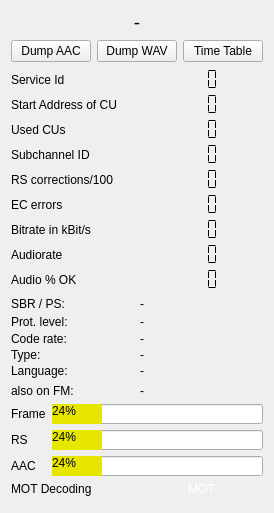
<?xml version="1.0" encoding="UTF-8"?>
<ui version="4.0">
 <class>technical_data</class>
 <widget class="QWidget" name="technical_data">
  <property name="windowTitle">
   <string>Technical Details</string>
  </property>
  <layout class="QVBoxLayout" name="verticalLayout">
   <item>
    <layout class="QHBoxLayout" name="horizontalLayout_5">
     <item>
      <layout class="QHBoxLayout" name="horizontalLayout_2">
       <item>
        <widget class="QLabel" name="programName">
         <property name="maximumSize">
          <size>
           <width>16777215</width>
           <height>40</height>
          </size>
         </property>
         <property name="font">
          <font>
           <pointsize>14</pointsize>
          </font>
         </property>
         <property name="toolTip">
          <string>&lt;html&gt;&lt;head/&gt;&lt;body&gt;&lt;p&gt;&lt;span style=&quot; font-size:14pt;&quot;&gt;Service long label&lt;/span&gt;&lt;/p&gt;&lt;/body&gt;&lt;/html&gt;</string>
         </property>
         <property name="text">
          <string>-</string>
         </property>
         <property name="alignment">
          <set>Qt::AlignCenter</set>
         </property>
        </widget>
       </item>
      </layout>
     </item>
    </layout>
   </item>
   <item>
    <layout class="QHBoxLayout" name="horizontalLayout_4">
     <item>
      <widget class="QPushButton" name="framedumpButton">
       <property name="toolTip">
        <string>&lt;html&gt;&lt;head/&gt;&lt;body&gt;&lt;p&gt;DAB+ audio services are encoded in an AAC format. &lt;/p&gt;&lt;p&gt;Touching this button will show a menu to store the AAC frames into a file.&lt;/p&gt;&lt;p&gt;As usual, touching the button again will close the output file. Programs like VLC can handle such files.&lt;/p&gt;&lt;/body&gt;&lt;/html&gt;</string>
       </property>
       <property name="text">
        <string>Dump AAC</string>
       </property>
      </widget>
     </item>
     <item>
      <widget class="QPushButton" name="audiodumpButton">
       <property name="toolTip">
        <string>&lt;html&gt;&lt;head/&gt;&lt;body&gt;&lt;p&gt;The audio output can be saved as a file in uncompressed PCM format. &lt;/p&gt;&lt;p&gt;Touching this button will show a menu to save the PCM data into a file.&lt;/p&gt;&lt;p&gt;The output is a regular &amp;quot;.wav&amp;quot; file which can be handled by many other audio programs.&lt;/p&gt;&lt;/body&gt;&lt;/html&gt;</string>
       </property>
       <property name="text">
        <string>Dump WAV</string>
       </property>
      </widget>
     </item>
     <item>
      <widget class="QPushButton" name="timeTable_button">
       <property name="toolTip">
        <string>&lt;html&gt;&lt;head/&gt;&lt;body&gt;&lt;p&gt;If configured - opens a new windows with SPI (formerly called EPG) preview.&lt;/p&gt;&lt;p&gt;&lt;br/&gt;Note that this is still work in progress.&lt;/p&gt;&lt;/body&gt;&lt;/html&gt;</string>
       </property>
       <property name="text">
        <string>Time Table</string>
       </property>
      </widget>
     </item>
    </layout>
   </item>
   <item>
    <layout class="QFormLayout" name="formLayout">
     <property name="verticalSpacing">
      <number>2</number>
     </property>
     <item row="0" column="0">
      <widget class="QLabel" name="label_3">
       <property name="text">
        <string>Service Id</string>
       </property>
      </widget>
     </item>
     <item row="0" column="1">
      <widget class="QLCDNumber" name="serviceIdDisplay">
       <property name="frameShape">
        <enum>QFrame::NoFrame</enum>
       </property>
       <property name="mode">
        <enum>QLCDNumber::Hex</enum>
       </property>
       <property name="segmentStyle">
        <enum>QLCDNumber::Flat</enum>
       </property>
      </widget>
     </item>
     <item row="1" column="0">
      <widget class="QLabel" name="label">
       <property name="text">
        <string>Start Address of CU</string>
       </property>
      </widget>
     </item>
     <item row="1" column="1">
      <widget class="QLCDNumber" name="startAddressDisplay">
       <property name="frameShape">
        <enum>QFrame::NoFrame</enum>
       </property>
       <property name="segmentStyle">
        <enum>QLCDNumber::Flat</enum>
       </property>
      </widget>
     </item>
     <item row="2" column="0">
      <widget class="QLabel" name="label_2">
       <property name="text">
        <string>Used CUs</string>
       </property>
      </widget>
     </item>
     <item row="2" column="1">
      <widget class="QLCDNumber" name="lengthDisplay">
       <property name="frameShape">
        <enum>QFrame::NoFrame</enum>
       </property>
       <property name="segmentStyle">
        <enum>QLCDNumber::Flat</enum>
       </property>
      </widget>
     </item>
     <item row="3" column="0">
      <widget class="QLabel" name="label_6">
       <property name="text">
        <string>Subchannel ID</string>
       </property>
      </widget>
     </item>
     <item row="3" column="1">
      <widget class="QLCDNumber" name="subChIdDisplay">
       <property name="frameShape">
        <enum>QFrame::NoFrame</enum>
       </property>
       <property name="segmentStyle">
        <enum>QLCDNumber::Flat</enum>
       </property>
      </widget>
     </item>
     <item row="4" column="0">
      <widget class="QLabel" name="label_4">
       <property name="text">
        <string>RS corrections/100</string>
       </property>
      </widget>
     </item>
     <item row="4" column="1">
      <widget class="QLCDNumber" name="rsCorrections">
       <property name="toolTip">
        <string>The number of corrections made by the reed-solomon algorithm over 10 DAB+ frames (so the number does not relate to the classic DAB/MP2 frames)</string>
       </property>
       <property name="frameShape">
        <enum>QFrame::NoFrame</enum>
       </property>
       <property name="segmentStyle">
        <enum>QLCDNumber::Flat</enum>
       </property>
      </widget>
     </item>
     <item row="6" column="0">
      <widget class="QLabel" name="l6">
       <property name="text">
        <string>Bitrate in kBit/s</string>
       </property>
      </widget>
     </item>
     <item row="6" column="1">
      <widget class="QLCDNumber" name="bitrateDisplay">
       <property name="toolTip">
        <string>&lt;html&gt;&lt;head/&gt;&lt;body&gt;&lt;p&gt;The birtae of the encoding of the AAC datastream is shown here&lt;/p&gt;&lt;/body&gt;&lt;/html&gt;</string>
       </property>
       <property name="frameShape">
        <enum>QFrame::NoFrame</enum>
       </property>
       <property name="segmentStyle">
        <enum>QLCDNumber::Flat</enum>
       </property>
      </widget>
     </item>
     <item row="7" column="0">
      <widget class="QLabel" name="label_10">
       <property name="text">
        <string>Audiorate</string>
       </property>
      </widget>
     </item>
     <item row="7" column="1">
      <widget class="QLCDNumber" name="audioRate">
       <property name="toolTip">
        <string>&lt;html&gt;&lt;head/&gt;&lt;body&gt;&lt;p&gt;The audible audio runs at 48000 Ss. Some services deliver lower samplerates, these samplerates - shown here - are transformed into 48000 &lt;/p&gt;&lt;/body&gt;&lt;/html&gt;</string>
       </property>
       <property name="frameShape">
        <enum>QFrame::NoFrame</enum>
       </property>
       <property name="segmentStyle">
        <enum>QLCDNumber::Flat</enum>
       </property>
      </widget>
     </item>
     <item row="8" column="0">
      <widget class="QLabel" name="missedLabel">
       <property name="text">
        <string>Audio % OK</string>
       </property>
      </widget>
     </item>
     <item row="8" column="1">
      <widget class="QLCDNumber" name="missedSamples">
       <property name="toolTip">
        <string>&lt;html&gt;&lt;head/&gt;&lt;body&gt;&lt;p&gt;The audiohandler runs with its own clock. If less than the requested number of&lt;/p&gt;&lt;p&gt;audiosamples is passed on, the percentage = shown here - will drop accordingly.&lt;/p&gt;&lt;/body&gt;&lt;/html&gt;</string>
       </property>
       <property name="frameShape">
        <enum>QFrame::NoFrame</enum>
       </property>
       <property name="segmentStyle">
        <enum>QLCDNumber::Flat</enum>
       </property>
      </widget>
     </item>
     <item row="5" column="1">
      <widget class="QLCDNumber" name="ecCorrections">
       <property name="toolTip">
        <string>&lt;html&gt;&lt;head/&gt;&lt;body&gt;&lt;p&gt;RS decoding/recovery uses parity bits. If, however, a parity bit is faulty, recovery of errors may lead to introducing errors. The crc check following the recovery should reveal that.&lt;/p&gt;&lt;/body&gt;&lt;/html&gt;</string>
       </property>
       <property name="frameShape">
        <enum>QFrame::NoFrame</enum>
       </property>
       <property name="segmentStyle">
        <enum>QLCDNumber::Flat</enum>
       </property>
      </widget>
     </item>
     <item row="5" column="0">
      <widget class="QLabel" name="label_11">
       <property name="text">
        <string>EC errors </string>
       </property>
      </widget>
     </item>
    </layout>
   </item>
   <item>
    <layout class="QGridLayout" name="gridLayout_2">
     <property name="verticalSpacing">
      <number>2</number>
     </property>
     <item row="2" column="0">
      <widget class="QLabel" name="label_12">
       <property name="text">
        <string>Code rate:</string>
       </property>
      </widget>
     </item>
     <item row="3" column="0">
      <widget class="QLabel" name="label_8">
       <property name="text">
        <string>Type:</string>
       </property>
      </widget>
     </item>
     <item row="1" column="0">
      <widget class="QLabel" name="label_5">
       <property name="minimumSize">
        <size>
         <width>0</width>
         <height>17</height>
        </size>
       </property>
       <property name="text">
        <string>Prot. level:</string>
       </property>
      </widget>
     </item>
     <item row="3" column="1">
      <widget class="QLabel" name="ASCTy">
       <property name="text">
        <string>-</string>
       </property>
      </widget>
     </item>
     <item row="4" column="1">
      <widget class="QLabel" name="language">
       <property name="toolTip">
        <string>&lt;html&gt;&lt;head/&gt;&lt;body&gt;&lt;p&gt;Language (defined by provider)&lt;/p&gt;&lt;/body&gt;&lt;/html&gt;</string>
       </property>
       <property name="text">
        <string>-</string>
       </property>
      </widget>
     </item>
     <item row="1" column="1">
      <widget class="QLabel" name="uepField">
       <property name="toolTip">
        <string>&lt;html&gt;&lt;head/&gt;&lt;body&gt;&lt;p&gt;Shows Protection Level and Type (A or B)&lt;/p&gt;&lt;/body&gt;&lt;/html&gt;</string>
       </property>
       <property name="text">
        <string>-</string>
       </property>
      </widget>
     </item>
     <item row="2" column="1">
      <widget class="QLabel" name="codeRate">
       <property name="text">
        <string>-</string>
       </property>
      </widget>
     </item>
     <item row="4" column="0">
      <widget class="QLabel" name="label_9">
       <property name="text">
        <string>Language:</string>
       </property>
      </widget>
     </item>
     <item row="0" column="0">
      <widget class="QLabel" name="label_13">
       <property name="text">
        <string>SBR / PS:</string>
       </property>
      </widget>
     </item>
     <item row="0" column="1">
      <widget class="QLabel" name="lblSbrUsed">
       <property name="toolTip">
        <string>&lt;html&gt;&lt;head/&gt;&lt;body&gt;&lt;p&gt;Shows whether audio uses &lt;span style=&quot; font-weight:600;&quot;&gt;S&lt;/span&gt;pectral &lt;span style=&quot; font-weight:600;&quot;&gt;B&lt;/span&gt;and&lt;span style=&quot; font-weight:600;&quot;&gt; R&lt;/span&gt;eplication and &lt;span style=&quot; font-weight:600;&quot;&gt;P&lt;/span&gt;arametric &lt;span style=&quot; font-weight:600;&quot;&gt;S&lt;/span&gt;tereo&lt;/p&gt;&lt;/body&gt;&lt;/html&gt;</string>
       </property>
       <property name="text">
        <string>-</string>
       </property>
      </widget>
     </item>
    </layout>
   </item>
   <item>
    <layout class="QHBoxLayout" name="horizontalLayout_3">
     <item>
      <widget class="QLabel" name="fmLabel">
       <property name="toolTip">
        <string>&lt;html&gt;&lt;head/&gt;&lt;body&gt;&lt;p&gt;This DAB service is on FM as well. Feature only used by some DAB services.&lt;/p&gt;&lt;/body&gt;&lt;/html&gt;</string>
       </property>
       <property name="text">
        <string>also on FM:</string>
       </property>
      </widget>
     </item>
     <item>
      <widget class="QLabel" name="fmFrequency">
       <property name="text">
        <string>-</string>
       </property>
      </widget>
     </item>
    </layout>
   </item>
   <item>
    <layout class="QGridLayout" name="gridLayout">
     <item row="2" column="2">
      <widget class="QProgressBar" name="aacError_display">
       <property name="minimumSize">
        <size>
         <width>0</width>
         <height>0</height>
        </size>
       </property>
       <property name="maximumSize">
        <size>
         <width>16777215</width>
         <height>20</height>
        </size>
       </property>
       <property name="toolTip">
        <string>&lt;html&gt;&lt;head/&gt;&lt;body&gt;&lt;p&gt;Indicator of the success rate of handling the AAC frames in the DAB+ transmissions.&lt;/p&gt;&lt;/body&gt;&lt;/html&gt;</string>
       </property>
       <property name="styleSheet">
        <string notr="true">QProgressBar::chunk { background: #e6e600; }</string>
       </property>
       <property name="value">
        <number>24</number>
       </property>
      </widget>
     </item>
     <item row="0" column="2">
      <widget class="QProgressBar" name="frameError_display">
       <property name="minimumSize">
        <size>
         <width>0</width>
         <height>0</height>
        </size>
       </property>
       <property name="maximumSize">
        <size>
         <width>16777215</width>
         <height>20</height>
        </size>
       </property>
       <property name="toolTip">
        <string>&lt;html&gt;&lt;head/&gt;&lt;body&gt;&lt;p&gt;Frame errors. Indication of the quality of the DAB+ frame detection. 100 is good.&lt;/p&gt;&lt;/body&gt;&lt;/html&gt;</string>
       </property>
       <property name="styleSheet">
        <string notr="true">QProgressBar::chunk { background: #e6e600; }</string>
       </property>
       <property name="value">
        <number>24</number>
       </property>
      </widget>
     </item>
     <item row="0" column="0" colspan="2">
      <widget class="QLabel" name="frameErrorLabel">
       <property name="text">
        <string>Frame</string>
       </property>
      </widget>
     </item>
     <item row="1" column="2">
      <widget class="QProgressBar" name="rsError_display">
       <property name="minimumSize">
        <size>
         <width>0</width>
         <height>0</height>
        </size>
       </property>
       <property name="maximumSize">
        <size>
         <width>16777215</width>
         <height>20</height>
        </size>
       </property>
       <property name="toolTip">
        <string>&lt;html&gt;&lt;head/&gt;&lt;body&gt;&lt;p&gt;Quality of the DAB+ frames. &lt;/p&gt;&lt;p&gt;Indicator for the amount of times meaning the frames contain more errors than the Reed Solomon correction can correct. &lt;/p&gt;&lt;p&gt;100 is good.&lt;/p&gt;&lt;/body&gt;&lt;/html&gt;</string>
       </property>
       <property name="styleSheet">
        <string notr="true">QProgressBar::chunk { background: #e6e600; }</string>
       </property>
       <property name="value">
        <number>24</number>
       </property>
      </widget>
     </item>
     <item row="1" column="0" colspan="2">
      <widget class="QLabel" name="rsErrorLabel">
       <property name="text">
        <string>RS</string>
       </property>
      </widget>
     </item>
     <item row="2" column="0" colspan="2">
      <widget class="QLabel" name="aacErrorLabel">
       <property name="text">
        <string>AAC</string>
       </property>
      </widget>
     </item>
    </layout>
   </item>
   <item>
    <layout class="QHBoxLayout" name="horizontalLayout">
     <item>
      <widget class="QLabel" name="label_7">
       <property name="text">
        <string>MOT Decoding</string>
       </property>
      </widget>
     </item>
     <item>
      <widget class="QLabel" name="motAvailable">
       <property name="sizePolicy">
        <sizepolicy hsizetype="Preferred" vsizetype="Fixed">
         <horstretch>0</horstretch>
         <verstretch>0</verstretch>
        </sizepolicy>
       </property>
       <property name="toolTip">
        <string>&lt;html&gt;&lt;head/&gt;&lt;body&gt;&lt;p&gt;Slide show indicator&lt;/p&gt;&lt;p&gt;Green means MOT frames are received.&lt;/p&gt;&lt;/body&gt;&lt;/html&gt;</string>
       </property>
       <property name="text">
        <string>&lt;html&gt;&lt;head/&gt;&lt;body&gt;&lt;p&gt;&lt;span style=&quot; color:#ffffff;&quot;&gt;MOT&lt;/span&gt;&lt;/p&gt;&lt;/body&gt;&lt;/html&gt;</string>
       </property>
       <property name="alignment">
        <set>Qt::AlignCenter</set>
       </property>
      </widget>
     </item>
    </layout>
   </item>
   <item>
    <widget class="QwtPlot" name="audio">
     <property name="maximumSize">
      <size>
       <width>291</width>
       <height>151</height>
      </size>
     </property>
    </widget>
   </item>
  </layout>
 </widget>
 <customwidgets>
  <customwidget>
   <class>QwtPlot</class>
   <extends>QFrame</extends>
   <header>qwt_plot.h</header>
   <container>1</container>
  </customwidget>
 </customwidgets>
 <resources/>
 <connections/>
</ui>
